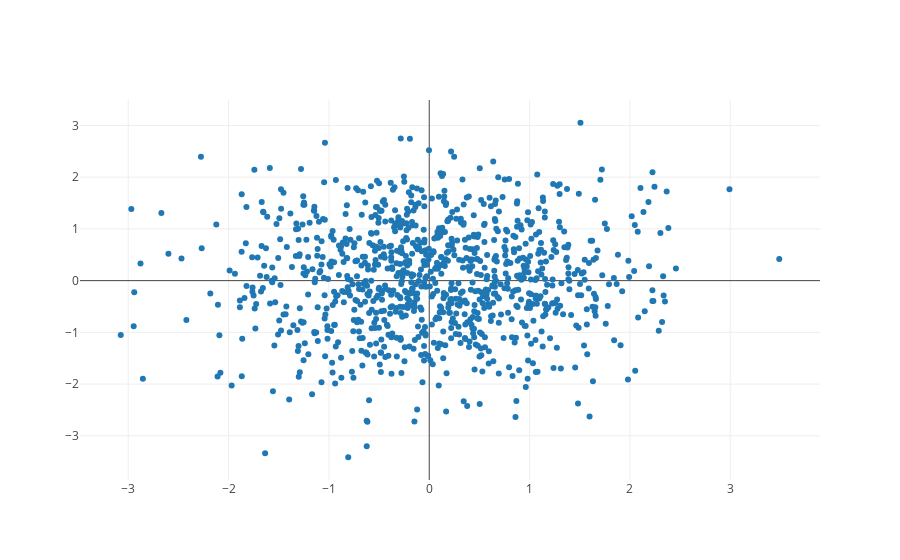

Source (notebook cell):
### Markdown cell above
#### Simple Scatter Plot

### Code cell
N = 1000
random_x = np.random.randn(N)
random_y = np.random.randn(N)

# Create a trace
trace = go.Scatter(
    x = random_x,
    y = random_y,
    mode = 'markers'
)

data = [trace]

# Plot and embed in ipython notebook!
# py.iplot(data, filename='basic-scatter')
plotly.offline.iplot(data, filename='basic-scatter')
# or plot with: plot_url = py.plot(data, filename='basic-line')

### Figure 1 — Plotly figure (JSON) as saved in the notebook; plotly's stock layout.template omitted (floating-point values rounded to 4 significant figures; data arrays with more than 128 entries replaced by an {"elided": "..."} marker saying what was removed)
{"data": [{"mode": "markers", "type": "scatter", "x": {"elided": "1000 float values"}, "y": {"elided": "1000 float values"}}], "layout": {}}
